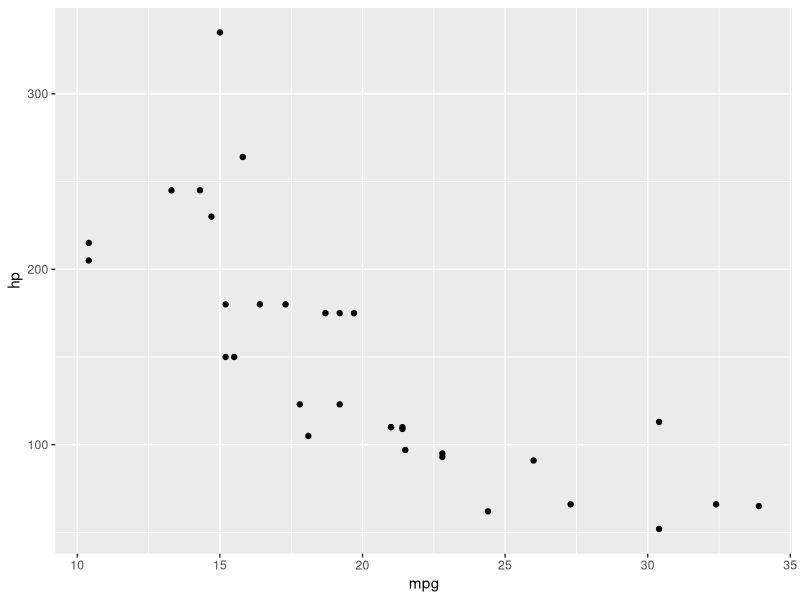
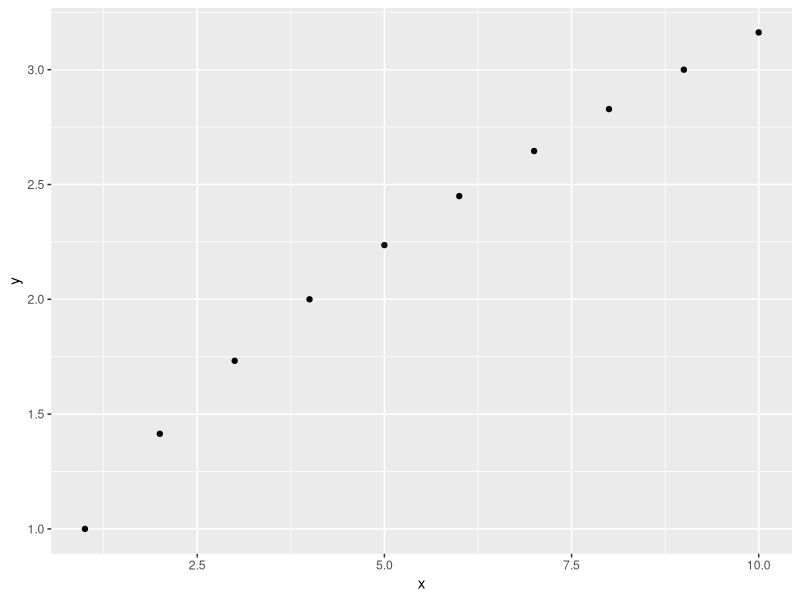

Write R code to recreate these figures, in order.
## ---- chunk 1

library(ggplot2)
library(tidyverse)

## ---- chunk 2
# Code blocks also work as you would expect them to,
# and render in the page directly on knitting.

1 + 1

## ---- chunk 3

ggplot(mtcars, aes(x = mpg, y = hp)) + geom_point()

## ---- chunk 4
#| label: fig-cap-margin
#| fig-cap: "Test data, demonstrated for you."
#| column: margin

x <- seq(1,10)
y <- sqrt(x)

tibble(x,y) %>%
ggplot(aes(x=x, y=y)) +
  geom_point()
